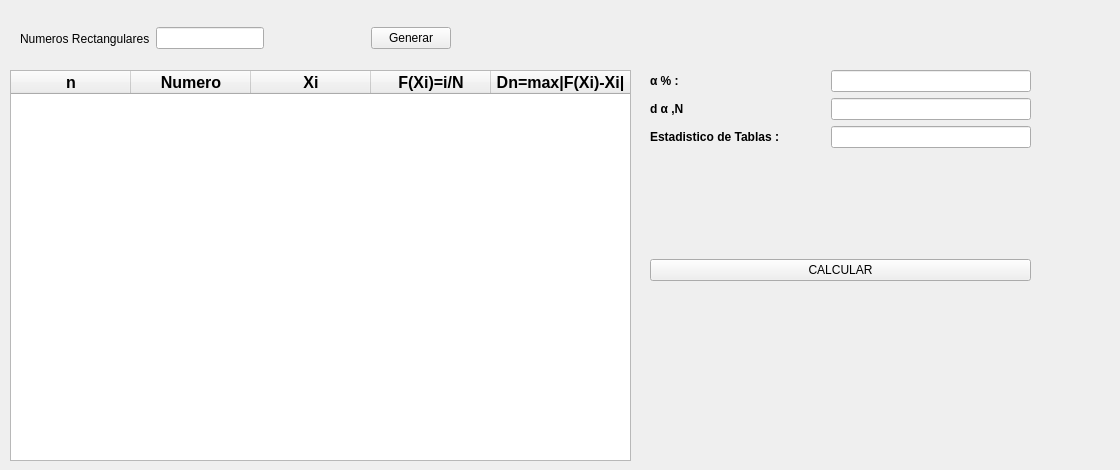
       <widget class="QWidget" name="CINCO">
        <property name="windowTitle">
         <string>::KOLMOGOROV   SMIRNOV::</string>
        </property>
        <widget class="QTableWidget" name="tabla_kolm">
         <property name="enabled">
          <bool>true</bool>
         </property>
         <property name="geometry">
          <rect>
           <x>10</x>
           <y>70</y>
           <width>621</width>
           <height>391</height>
          </rect>
         </property>
         <property name="sizeIncrement">
          <size>
           <width>8</width>
           <height>0</height>
          </size>
         </property>
         <property name="contextMenuPolicy">
          <enum>Qt::DefaultContextMenu</enum>
         </property>
         <property name="autoFillBackground">
          <bool>false</bool>
         </property>
         <property name="frameShape">
          <enum>QFrame::StyledPanel</enum>
         </property>
         <property name="frameShadow">
          <enum>QFrame::Plain</enum>
         </property>
         <property name="lineWidth">
          <number>0</number>
         </property>
         <property name="selectionMode">
          <enum>QAbstractItemView::SingleSelection</enum>
         </property>
         <property name="selectionBehavior">
          <enum>QAbstractItemView::SelectRows</enum>
         </property>
         <property name="showGrid">
          <bool>true</bool>
         </property>
         <attribute name="horizontalHeaderVisible">
          <bool>true</bool>
         </attribute>
         <attribute name="horizontalHeaderCascadingSectionResizes">
          <bool>false</bool>
         </attribute>
         <attribute name="horizontalHeaderDefaultSectionSize">
          <number>120</number>
         </attribute>
         <attribute name="horizontalHeaderStretchLastSection">
          <bool>true</bool>
         </attribute>
         <attribute name="verticalHeaderVisible">
          <bool>false</bool>
         </attribute>
         <column>
          <property name="text">
           <string notr="true">n</string>
          </property>
          <property name="font">
           <font>
            <pointsize>12</pointsize>
            <weight>75</weight>
            <bold>true</bold>
           </font>
          </property>
          <property name="background">
           <color>
            <red>0</red>
            <green>170</green>
            <blue>255</blue>
           </color>
          </property>
         </column>
         <column>
          <property name="text">
           <string>Numero</string>
          </property>
          <property name="font">
           <font>
            <pointsize>12</pointsize>
            <weight>75</weight>
            <bold>true</bold>
           </font>
          </property>
          <property name="background">
           <color>
            <red>0</red>
            <green>170</green>
            <blue>255</blue>
           </color>
          </property>
         </column>
         <column>
          <property name="text">
           <string>Xi</string>
          </property>
          <property name="font">
           <font>
            <family>Cantarell</family>
            <pointsize>12</pointsize>
            <weight>75</weight>
            <bold>true</bold>
           </font>
          </property>
          <property name="background">
           <color>
            <red>0</red>
            <green>170</green>
            <blue>255</blue>
           </color>
          </property>
         </column>
         <column>
          <property name="text">
           <string>F(Xi)=i/N</string>
          </property>
          <property name="font">
           <font>
            <pointsize>12</pointsize>
            <weight>75</weight>
            <bold>true</bold>
           </font>
          </property>
          <property name="background">
           <color>
            <red>0</red>
            <green>170</green>
            <blue>255</blue>
           </color>
          </property>
         </column>
         <column>
          <property name="text">
           <string>Dn=max|F(Xi)-Xi|</string>
          </property>
          <property name="font">
           <font>
            <pointsize>12</pointsize>
            <weight>75</weight>
            <bold>true</bold>
           </font>
          </property>
         </column>
        </widget>
        <widget class="QLabel" name="lblresultado_kolm">
         <property name="geometry">
          <rect>
           <x>640</x>
           <y>310</y>
           <width>471</width>
           <height>41</height>
          </rect>
         </property>
         <property name="font">
          <font>
           <pointsize>15</pointsize>
           <weight>75</weight>
           <bold>true</bold>
          </font>
         </property>
         <property name="text">
          <string/>
         </property>
        </widget>
        <widget class="QWidget" name="layoutWidget">
         <property name="geometry">
          <rect>
           <x>650</x>
           <y>70</y>
           <width>381</width>
           <height>211</height>
          </rect>
         </property>
         <layout class="QVBoxLayout" name="verticalLayout_15">
          <item>
           <layout class="QVBoxLayout" name="verticalLayout_9">
            <item>
             <layout class="QVBoxLayout" name="verticalLayout_8">
              <item>
               <layout class="QHBoxLayout" name="horizontalLayout_12">
                <item>
                 <widget class="QLabel" name="label_20">
                  <property name="font">
                   <font>
                    <weight>75</weight>
                    <bold>true</bold>
                   </font>
                  </property>
                  <property name="text">
                   <string>α % :</string>
                  </property>
                 </widget>
                </item>
                <item>
                 <widget class="QLineEdit" name="linealfa_kolm">
                  <property name="maximumSize">
                   <size>
                    <width>200</width>
                    <height>16777215</height>
                   </size>
                  </property>
                  <property name="text">
                   <string/>
                  </property>
                 </widget>
                </item>
               </layout>
              </item>
              <item>
               <layout class="QHBoxLayout" name="horizontalLayout_13">
                <item>
                 <widget class="QLabel" name="label_22">
                  <property name="font">
                   <font>
                    <weight>75</weight>
                    <bold>true</bold>
                   </font>
                  </property>
                  <property name="text">
                   <string>d α ,N</string>
                  </property>
                 </widget>
                </item>
                <item>
                 <widget class="QLineEdit" name="lineestasum_kolm">
                  <property name="maximumSize">
                   <size>
                    <width>200</width>
                    <height>16777215</height>
                   </size>
                  </property>
                  <property name="text">
                   <string/>
                  </property>
                 </widget>
                </item>
               </layout>
              </item>
             </layout>
            </item>
            <item>
             <layout class="QHBoxLayout" name="horizontalLayout_14">
              <item>
               <widget class="QLabel" name="label_23">
                <property name="font">
                 <font>
                  <weight>75</weight>
                  <bold>true</bold>
                 </font>
                </property>
                <property name="text">
                 <string>Estadistico de Tablas :</string>
                </property>
               </widget>
              </item>
              <item>
               <widget class="QLineEdit" name="lineesta_kolm">
                <property name="maximumSize">
                 <size>
                  <width>200</width>
                  <height>16777215</height>
                 </size>
                </property>
                <property name="text">
                 <string/>
                </property>
               </widget>
              </item>
             </layout>
            </item>
           </layout>
          </item>
          <item>
           <spacer name="verticalSpacer_2">
            <property name="orientation">
             <enum>Qt::Vertical</enum>
            </property>
            <property name="sizeHint" stdset="0">
             <size>
              <width>20</width>
              <height>80</height>
             </size>
            </property>
           </spacer>
          </item>
          <item>
           <widget class="QPushButton" name="btncalcular_kolm">
            <property name="text">
             <string>CALCULAR</string>
            </property>
           </widget>
          </item>
         </layout>
        </widget>
        <widget class="QWidget" name="layoutWidget">
         <property name="geometry">
          <rect>
           <x>20</x>
           <y>20</y>
           <width>431</width>
           <height>37</height>
          </rect>
         </property>
         <layout class="QHBoxLayout" name="horizontalLayout_29">
          <item>
           <layout class="QHBoxLayout" name="horizontalLayout_9">
            <item>
             <widget class="QLabel" name="label_14">
              <property name="text">
               <string>Numeros Rectangulares</string>
              </property>
             </widget>
            </item>
            <item>
             <widget class="QLineEdit" name="lineval_kolm"/>
            </item>
            <item>
             <spacer name="horizontalSpacer">
              <property name="orientation">
               <enum>Qt::Horizontal</enum>
              </property>
              <property name="sizeHint" stdset="0">
               <size>
                <width>40</width>
                <height>20</height>
               </size>
              </property>
             </spacer>
            </item>
           </layout>
          </item>
          <item>
           <widget class="QPushButton" name="btngen_kolm">
            <property name="text">
             <string>Generar</string>
            </property>
           </widget>
          </item>
         </layout>
        </widget>
       </widget>
